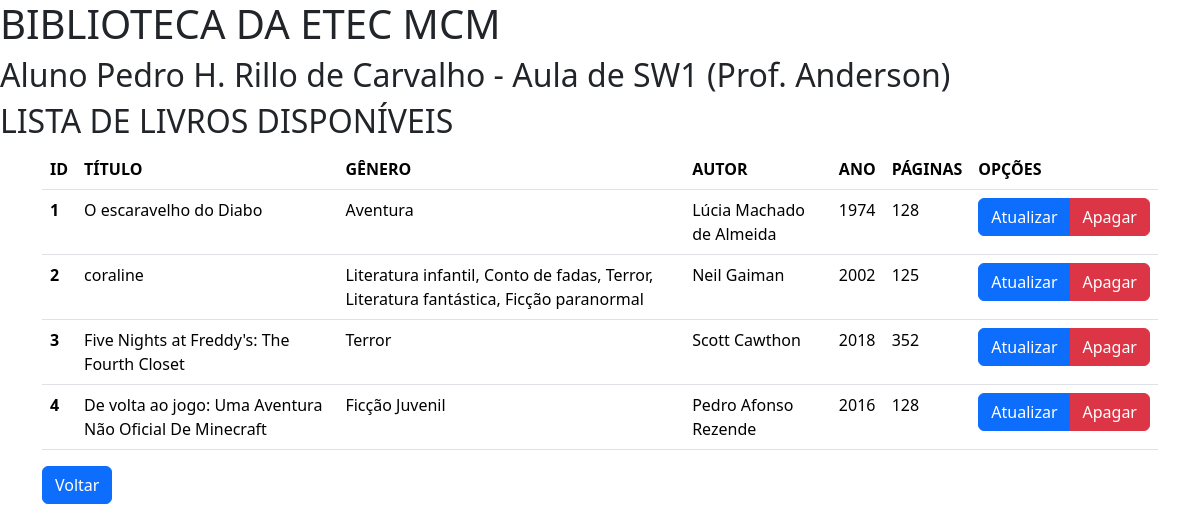
The app's page /listar.php with its own data.
### tables this page shows
CREATE TABLE `livros` (
  `id` int(11) NOT NULL,
  `autor` varchar(255) NOT NULL,
  `titulo` varchar(255) NOT NULL,
  `genero` varchar(255) NOT NULL,
  `ano` int(4) NOT NULL,
  `paginas` int(11) NOT NULL
);

### listar.php (the view, shortened to what this page needs)
<!DOCTYPE html>
<html lang="pt-br">
<head>
    <link href="https://cdn.jsdelivr.net/npm/bootstrap@5.3.7/dist/css/bootstrap.min.css" rel="stylesheet">
</head>
<body>
    <?php
        require 'conexao.php';
        include_once 'pedaco.php';
    ?>
    <h2>LISTA DE LIVROS DISPONÍVEIS</h2>
    <div class="container">
        <table class="table">
            <thead>
                <tr>
                    <th scope="col">ID</th>
                    <th scope="col">TÍTULO</th>
                    <th scope="col">GÊNERO</th>
                    <th scope="col">AUTOR</th>
                    <th scope="col">ANO</th>
                    <th scope="col">PÁGINAS</th>
                    <th scope="col">OPÇÕES</th>
                </tr>
            </thead>
            <tbody>
    <?php
        $sql = "SELECT * FROM livros";
        $stmt = $pdo->query($sql);
        while ($livro = $stmt->fetch(PDO::FETCH_ASSOC)) {
            echo "<tr>";
            echo "<th scope='row'>".$livro['id']."</th>";
            echo "<td>".$livro['titulo']."</td>";
            echo "<td>".$livro['genero']."</td>";
            echo "<td>".$livro['autor']."</td>";
            echo "<td>".$livro['ano']."</td>";
            echo "<td>".$livro['paginas']."</td>";
            echo "
            <td>
                <div class='btn-group' role='group' aria-label='Basic mixed styles example'>
                    <a href='form_atualizar.php?id=".$livro['id']."' type='button' class='btn btn-primary'>Atualizar</a>
                    <a href='#' type='button' class='btn btn-danger'>Apagar</a>
                </div>
            </td>
            ";
            echo "</tr>";
    }
    ?>
            </tbody>
        </table>
        <a href="index.php" type="button" class="btn btn-primary">Voltar</a>
    </div>
</body>
</html>

### pedaco.php
<h1>BIBLIOTECA DA ETEC MCM</h1>
    <h2>Aluno Pedro H. Rillo de Carvalho  - Aula de SW1 (Prof. Anderson)</h2>

### records on screen
livros: id "1", titulo "O escaravelho do Diabo", genero "Aventura", autor "Lúcia Machado de Almeida", ano "1974", paginas "128"
livros: id "2", titulo "coraline", genero "Literatura infantil, Conto de fadas, Terror, Literatura fantástica, Ficção paranormal", autor "Neil Gaiman", ano "2002", paginas "125"
livros: id "3", titulo "Five Nights at Freddy's: The Fourth Closet", genero "Terror", autor "Scott Cawthon", ano "2018", paginas "352"
livros: id "4", titulo "De volta ao jogo: Uma Aventura Não Oficial De Minecraft", genero "Ficção Juvenil", autor "Pedro Afonso Rezende", ano "2016", paginas "128"
